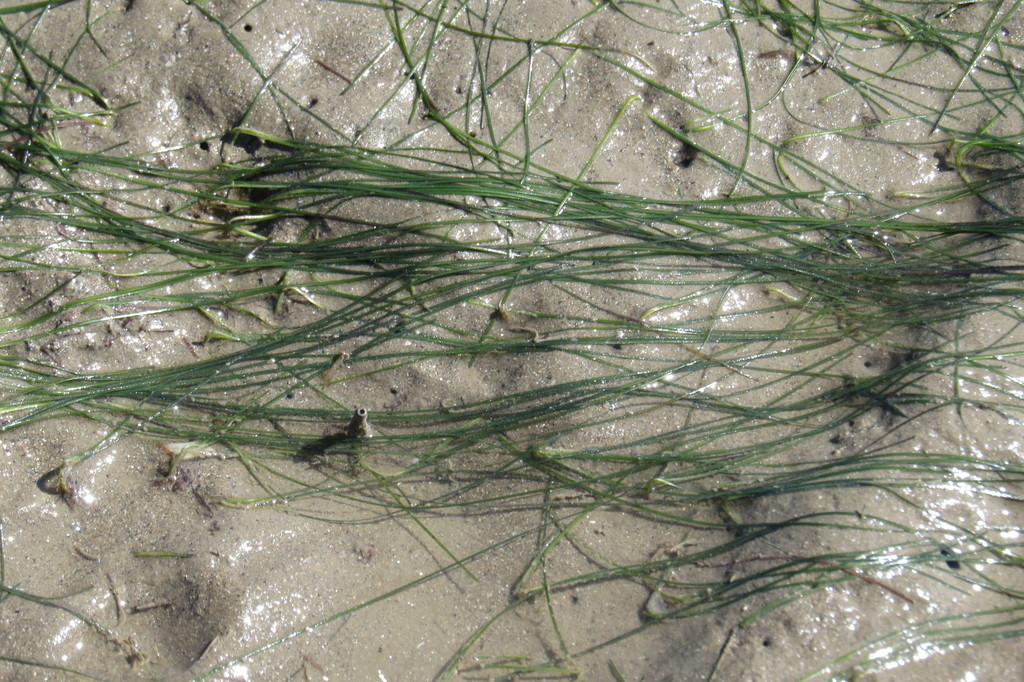
#> input picture app/assets/images/species/halodule_pinifolia.jpeg, 1024 x 682 px
$ python -i leaf_focus.py   (imports and definitions only)
#> lines starting #> are read from the running program, lines starting #| are printed output that depends on the picture; after the words box and inside, x2 and y2 are one past the last pixel; in counts of white or black regions, pixels touching at a corner belong together
"""Plant-visible mask and optional crop. IMPLEMENTATION, not a paper formula.

Paper step 1 is “select images that actually show leaf shape, blade width, color.”
A hard green-pixel cut drops real blades (brown *Halophila*, pale wrack, lab cards).
The mask stays a diagnostic plus an optional zoom. Habitat rejection is separate:
`preprocess.qc_reason` drops a frame when the top is sky-like and the green mask
covers under 2% of the frame.

Masks run on a 512px preview so iNaturalist originals do not grind the laptop.
"""

from __future__ import annotations

import numpy as np
from PIL import Image
from skimage.color import rgb2hsv

ANALYZE_MAX_SIDE = 512

_EXG_MIN = 20
_HUE_LO = 0.16
_HUE_HI = 0.50
_SAT_MIN = 0.12
_VAL_LO = 0.08
_VAL_HI = 0.92

CROP_PAD = 0.15
CROP_MIN_AREA = 0.02
CROP_MAX_AREA = 0.90
CROP_MIN_SIDE = 16


def for_analysis(rgb: np.ndarray) -> tuple[np.ndarray, float, float]:
    """Return (preview, scale_x, scale_y) mapping preview pixels → original."""
    height, width = rgb.shape[:2]
    longest = max(height, width)
    if longest <= ANALYZE_MAX_SIDE:
        return rgb, 1.0, 1.0
    scale = ANALYZE_MAX_SIDE / float(longest)
    new_h = max(1, int(round(height * scale)))
    new_w = max(1, int(round(width * scale)))
    # Pillow stays in uint8. skimage's anti-aliased resize promotes the whole
    # original to float64, which exhausts RAM on iNaturalist frames.
    preview = Image.fromarray(rgb).resize((new_w, new_h), Image.Resampling.BILINEAR)
    small = np.asarray(preview, dtype=np.uint8)
    return small, width / float(new_w), height / float(new_h)


def plant_mask(rgb: np.ndarray) -> np.ndarray:
    red = rgb[:, :, 0].astype(np.int16)
    green = rgb[:, :, 1].astype(np.int16)
    blue = rgb[:, :, 2].astype(np.int16)
    excess_green = (2 * green) - red - blue
    hsv = rgb2hsv(rgb.astype(np.float64) / 255.0)
    hue, sat, val = hsv[:, :, 0], hsv[:, :, 1], hsv[:, :, 2]
    greenish = (
        (hue >= _HUE_LO)
        & (hue <= _HUE_HI)
        & (sat >= _SAT_MIN)
        & (val >= _VAL_LO)
        & (val <= _VAL_HI)
    )
    return (excess_green >= _EXG_MIN) & greenish


def plant_fraction(rgb: np.ndarray) -> float:
    small, _, _ = for_analysis(rgb)
    mask = plant_mask(small)
    if mask.size == 0:
        return 0.0
    return float(mask.mean())


def sky_fraction(rgb: np.ndarray) -> float:
    """Share of the top third that looks like open sky.

    Used with `plant_fraction` by `preprocess.qc_reason` for the habitat reject.
    """
    small, _, _ = for_analysis(rgb)
    top = small[: max(1, small.shape[0] // 3)]
    hsv = rgb2hsv(top.astype(np.float64) / 255.0)
    hue, sat, val = hsv[:, :, 0], hsv[:, :, 1], hsv[:, :, 2]
    blue_sky = (hue >= 0.50) & (hue <= 0.75) & (val >= 0.55)
    white_sky = (sat <= 0.12) & (val >= 0.78)
    return float((blue_sky | white_sky).mean())


def _crop_from_mask(
    rgb: np.ndarray,
    mask: np.ndarray,
    scale_x: float,
    scale_y: float,
) -> tuple[np.ndarray, bool]:
    if mask.size == 0 or not mask.any():
        return rgb, False
    rows = np.where(mask.any(axis=1))[0]
    cols = np.where(mask.any(axis=0))[0]
    if len(rows) == 0 or len(cols) == 0:
        return rgb, False
    y0, y1 = int(rows[0]), int(rows[-1]) + 1
    x0, x1 = int(cols[0]), int(cols[-1]) + 1
    small_h, small_w = mask.shape[:2]
    area_frac = float((y1 - y0) * (x1 - x0)) / float(small_h * small_w)
    if area_frac < CROP_MIN_AREA or area_frac > CROP_MAX_AREA:
        return rgb, False
    pad_y = int(round((y1 - y0) * CROP_PAD))
    pad_x = int(round((x1 - x0) * CROP_PAD))
    top = max(0, int((y0 - pad_y) * scale_y))
    left = max(0, int((x0 - pad_x) * scale_x))
    bottom = min(rgb.shape[0], int((y1 + pad_y) * scale_y))
    right = min(rgb.shape[1], int((x1 + pad_x) * scale_x))
    if bottom - top < CROP_MIN_SIDE or right - left < CROP_MIN_SIDE:
        return rgb, False
    return rgb[top:bottom, left:right], True


def crop_to_plant(rgb: np.ndarray) -> tuple[np.ndarray, bool]:
    """Zoom to the plant-mask bbox when it is a mid-size region. Else full frame."""
    small, scale_x, scale_y = for_analysis(rgb)
    return _crop_from_mask(rgb, plant_mask(small), scale_x, scale_y)


def analyze_and_crop(rgb: np.ndarray) -> tuple[np.ndarray, float, float, bool]:
    """One preview pass: plant fraction, sky fraction, optional crop."""
    small, scale_x, scale_y = for_analysis(rgb)
    mask = plant_mask(small)
    frac = float(mask.mean()) if mask.size else 0.0
    top = small[: max(1, small.shape[0] // 3)]
    hsv = rgb2hsv(top.astype(np.float64) / 255.0)
    hue, sat, val = hsv[:, :, 0], hsv[:, :, 1], hsv[:, :, 2]
    blue_sky = (hue >= 0.50) & (hue <= 0.75) & (val >= 0.55)
    white_sky = (sat <= 0.12) & (val >= 0.78)
    sky = float((blue_sky | white_sky).mean())
    cropped, did = _crop_from_mask(rgb, mask, scale_x, scale_y)
    return cropped, frac, sky, did

>>> import cv2
>>> picture = cv2.cvtColor(cv2.imread('../../app/assets/images/species/halodule_pinifolia.jpeg'), cv2.COLOR_BGR2RGB)
>>> result = analyze_and_crop(picture)
#> in analyze_and_crop, `small, scale_x, scale_y = for_analysis(rgb)`: scale_x = 2
#> in plant_mask, `blue = rgb[:, :, 2].astype(np.int16)`:
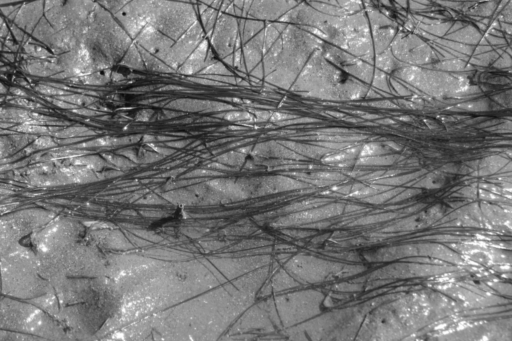
#> blue: shape (341, 512) int16; min 10, max 255, mean 119
#> in plant_mask, `excess_green = (2 * green) - red - blue`:
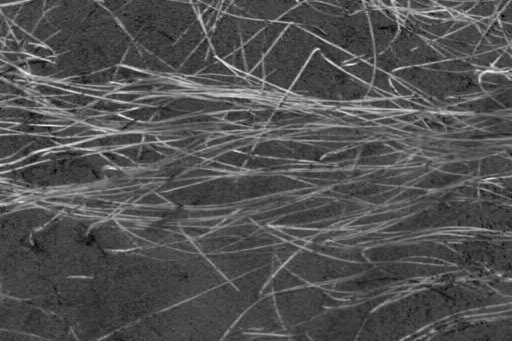
#> excess_green: shape (341, 512) int16; min -29, max 117, mean 17.8; drawn with min black and max white
#> in plant_mask, `hsv = rgb2hsv(rgb.astype(np.float64) / 255.0)`: hsv: shape (341, 512, 3) float64; mean of channels 0, 1, 2 0.177, 0.163, 0.549
#> in plant_mask, `greenish = ( (hue >= _HUE_LO) & (hue <= _HUE_HI) & (sat >= _SAT_MIN) &..`:
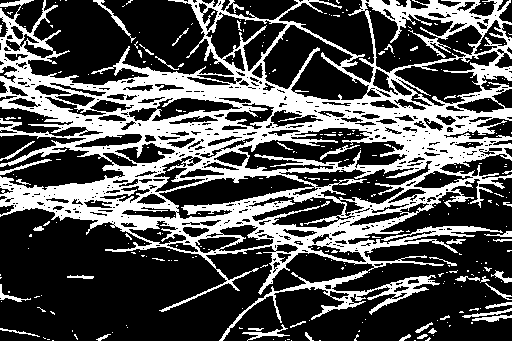
#> greenish: shape (341, 512) bool; 32.2% white; 298 white regions (254 under 20 px), largest, box (x1, y1, x2, y2) and area: (0, 0, 512, 341) 52771, (242, 324, 290, 341) 196, (93, 0, 136, 43) 189
#> in plant_mask, `return (excess_green >= _EXG_MIN) & greenish`: returned value: shape (341, 512) bool; 28.8% white; 328 white regions (269 under 20 px), largest, box (x1, y1, x2, y2) and area: (0, 0, 512, 312) 44441, (219, 272, 365, 341) 852, (368, 275, 440, 313) 597
#> in analyze_and_crop, `frac = float(mask.mean()) if mask.size else 0.0`: frac = 0.288
#> in analyze_and_crop, `top = small[: max(1, small.shape[0] // 3)]`:
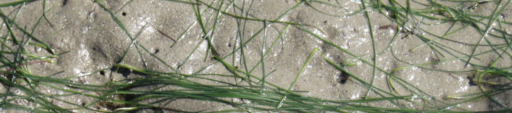
#> top: shape (113, 512, 3); mean R, G, B 139.9, 141.1, 122.3
#> in analyze_and_crop, `hsv = rgb2hsv(top.astype(np.float64) / 255.0)`: hsv: shape (113, 512, 3) float64; mean of channels 0, 1, 2 0.176, 0.168, 0.566
#> in analyze_and_crop, `hue, sat, val = hsv[:, :, 0], hsv[:, :, 1], hsv[:, :, 2]`:
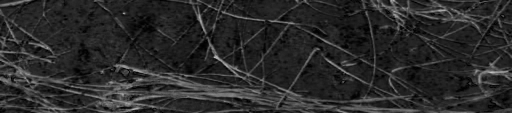
#> sat: shape (113, 512) float64; min 0, max 0.759, mean 0.168
#> in analyze_and_crop, `hue, sat, val = hsv[:, :, 0], hsv[:, :, 1], hsv[:, :, 2]`:
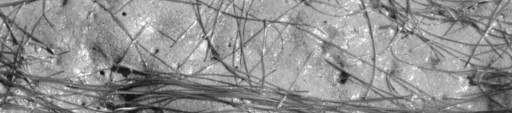
#> val: shape (113, 512) float64; min 0.0588, max 0.992, mean 0.566
#> in analyze_and_crop, `blue_sky = (hue >= 0.50) & (hue <= 0.75) & (val >= 0.55)`: blue_sky: shape (113, 512) bool; 0.33% white in thin lines or dots
#> in analyze_and_crop, `white_sky = (sat <= 0.12) & (val >= 0.78)`:
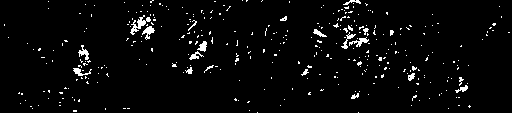
#> white_sky: shape (113, 512) bool; 3.4% white in thin lines or dots
#> in analyze_and_crop, `sky = float((blue_sky | white_sky).mean())`: sky = 0.0354
#> in _crop_from_mask, `rows = np.where(mask.any(axis=1))[0]`: rows = 341 values from 0 to 340
#> in _crop_from_mask, `cols = np.where(mask.any(axis=0))[0]`: cols = 512 values from 0 to 511
#> in _crop_from_mask, `y0, y1 = int(rows[0]), int(rows[-1]) + 1`: y0 = 0; y1 = 341
#> in _crop_from_mask, `x0, x1 = int(cols[0]), int(cols[-1]) + 1`: x0 = 0; x1 = 512
#> in _crop_from_mask, `area_frac = float((y1 - y0) * (x1 - x0)) / float(small_h * small_w)`: area_frac = 1
#> in analyze_and_crop, `cropped, did = _crop_from_mask(rgb, mask, scale_x, scale_y)`: did = False
